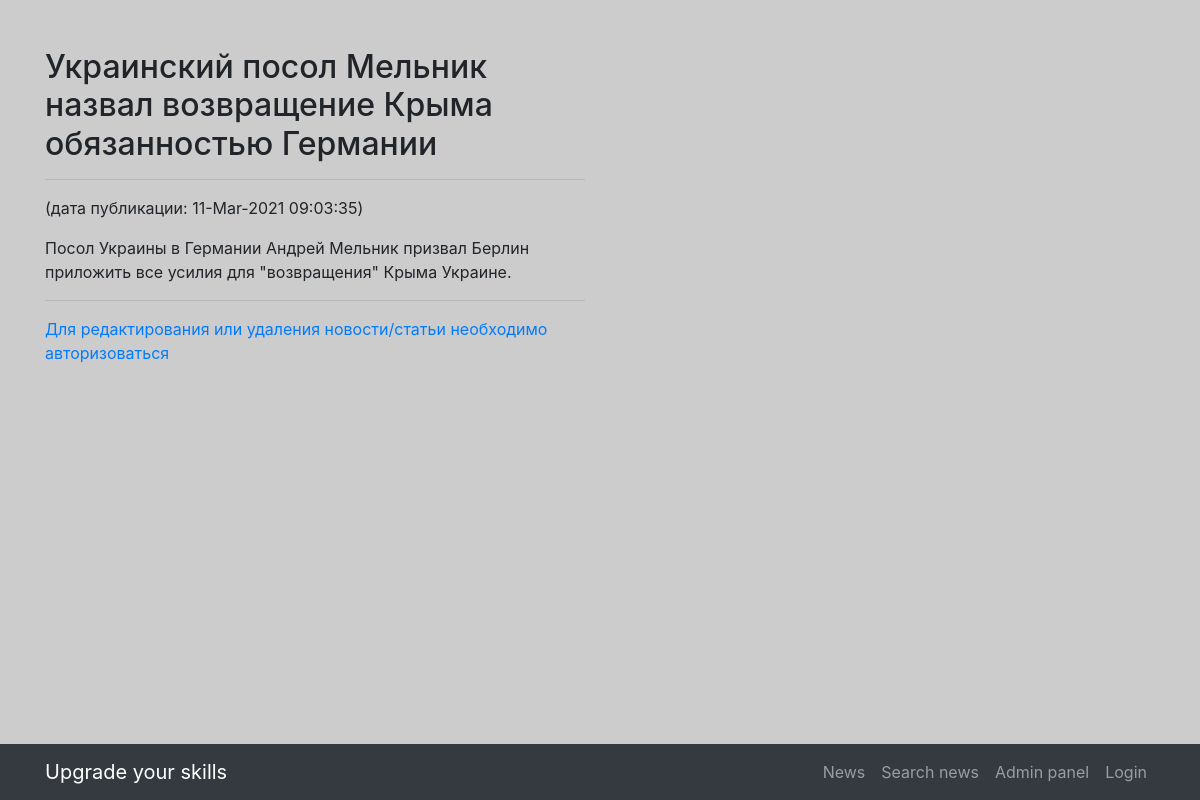
/news/search/20, run on the app's committed database.
### news/models.py (models this page shows, shortened)
class Post(models.Model):
    author = models.ForeignKey('Author', on_delete = models.CASCADE)
    news, article = 'NE', 'AR'
    POSITIONS = [(news, 'Новость'), (article,'Статья')]
    type_news_article = models.CharField(max_length = 2, choices = POSITIONS, default = 'news')
    time_in = models.DateTimeField(auto_now_add = True)
    chapter = models.CharField(max_length = 200, unique = False)
    text = models.TextField(default = '')
    article_news_rate = models.IntegerField(default=0)
    category = models.ManyToManyField(Category, through= 'PostCategory')

### news/views.py (the view)
# urls.py: path('<int:pk>', NewsDetail.as_view()),  # pk — это первичный ключ, который будет выводиться у нас в шаблон
class NewsDetail(DetailView):
    model = Post
    template_name = 'news/newsdetail.html'
    context_object_name = 'newsdetail'

### djantimat/helpers.py (called while the page is built)
    @staticmethod
    def replace(text, repl='[censored]'):
        words = {}
        for word in PymorphyProc._gen(text):
            text = text.replace(word, repl)
        return text

    @staticmethod
    def _gen(text):
        for word in re.findall(word_pattern, text):
            if len(word) < 3:
                continue
            normal_word = PymorphyProc.morph.parse(word.lower())[0].normal_form
            if normal_word in PymorphyProc.get_words():
                yield word

    @staticmethod
    def get_words():
        return Slang.objects.values_list('word', flat=True)

### news/templatetags/custom_filters.py (called while the page is built)
@register.filter(name='censor')
def censor(value):
    return PymorphyProc.replace(value, repl='[censored]')

### templates/news/newsdetail.html (shortened to what this page needs)
{% extends 'base.html' %}
{% load custom_filters %}
{% block content %}
    <h2>{{ newsdetail.chapter  | censor}}</h2>
    <hr>
   <p>(дата публикации: {{newsdetail.time_in | date:'d-M-Y h:m:s'}})</p>
    {{ newsdetail.text | censor}}
    <hr>
    {% if user.is_authenticated %}
        <p>
            <a href="{{newsdetail.id}}/edit">Редактировать новость</a>
            <a>           </a>
            <a href="{{newsdetail.id}}/delete">Удалить новость</a>
        </p>
    {% else %}
         <a href="{% url 'account_login' %}">Для редактирования или удаления новости/статьи необходимо авторизоваться</a>
    {% endif %}
{% endblock content %}

### static/css/the-big-picture.css (style rules this page uses)
body { background: url(http://localhost:8000/static/1920x1080.png) no-repeat center center fixed; -webkit-background-size: cover; -moz-background-size: cover; background-size: cover; -o-background-size: cover; }

### data on the page
Post: chapter|censor "Украинский посол Мельник назвал возвращение Крыма обязанностью Германии", time_in "11-Mar-2021 09:03:35", text|censor "Посол Украины в Германии Андрей Мельник призвал Берлин приложить все усилия для \"возвращения\" Крыма Украине."
